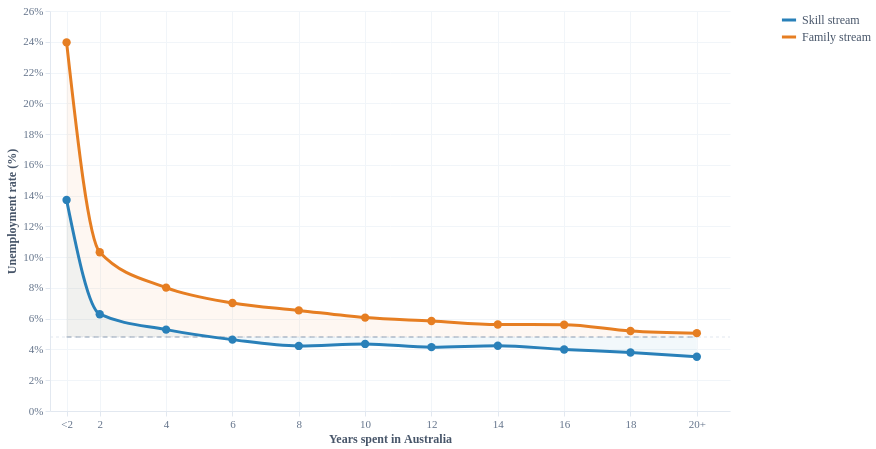

Vega-Lite specification stored for this chart:
### Vega-Lite specification from a JSON file in a GitHub repository (floating-point values rounded to 4 significant figures)
{"$schema": "https://vega.github.io/schema/vega-lite/v5.json", "width": 680, "height": 400, "background": "#ffffff", "config": {"view": {"stroke": null}, "font": "Georgia, serif", "axis": {"labelFont": "Georgia, serif", "titleFont": "Georgia, serif", "labelFontSize": 11, "titleFontSize": 12, "gridColor": "#f1f5f9", "gridWidth": 1, "domainColor": "#e2e8f0", "tickColor": "#e2e8f0", "labelColor": "#64748b", "titleColor": "#475569"}, "legend": {"labelFont": "Georgia, serif", "titleFont": "Georgia, serif", "labelFontSize": 12, "labelColor": "#475569"}}, "data": {"values": [{"x": 1, "xlabel": "<2 yrs", "rate": 13.72, "stream": "Skill stream"}, {"x": 1, "xlabel": "<2 yrs", "rate": 23.96, "stream": "Family stream"}, {"x": 1, "xlabel": "<2 yrs", "rate": 4.81, "stream": "Australian-born"}, {"x": 2, "xlabel": "2 yrs", "rate": 6.29, "stream": "Skill stream"}, {"x": 2, "xlabel": "2 yrs", "rate": 10.32, "stream": "Family stream"}, {"x": 2, "xlabel": "2 yrs", "rate": 4.81, "stream": "Australian-born"}, {"x": 4, "xlabel": "4 yrs", "rate": 5.29, "stream": "Skill stream"}, {"x": 4, "xlabel": "4 yrs", "rate": 8.02, "stream": "Family stream"}, {"x": 4, "xlabel": "4 yrs", "rate": 4.81, "stream": "Australian-born"}, {"x": 6, "xlabel": "6 yrs", "rate": 4.64, "stream": "Skill stream"}, {"x": 6, "xlabel": "6 yrs", "rate": 7.02, "stream": "Family stream"}, {"x": 6, "xlabel": "6 yrs", "rate": 4.81, "stream": "Australian-born"}, {"x": 8, "xlabel": "8 yrs", "rate": 4.23, "stream": "Skill stream"}, {"x": 8, "xlabel": "8 yrs", "rate": 6.54, "stream": "Family stream"}, {"x": 8, "xlabel": "8 yrs", "rate": 4.81, "stream": "Australian-born"}, {"x": 10, "xlabel": "10 yrs", "rate": 4.36, "stream": "Skill stream"}, {"x": 10, "xlabel": "10 yrs", "rate": 6.07, "stream": "Family stream"}, {"x": 10, "xlabel": "10 yrs", "rate": 4.81, "stream": "Australian-born"}, {"x": 12, "xlabel": "12 yrs", "rate": 4.15, "stream": "Skill stream"}, {"x": 12, "xlabel": "12 yrs", "rate": 5.85, "stream": "Family stream"}, {"x": 12, "xlabel": "12 yrs", "rate": 4.81, "stream": "Australian-born"}, {"x": 14, "xlabel": "14 yrs", "rate": 4.24, "stream": "Skill stream"}, {"x": 14, "xlabel": "14 yrs", "rate": 5.62, "stream": "Family stream"}, {"x": 14, "xlabel": "14 yrs", "rate": 4.81, "stream": "Australian-born"}, {"x": 16, "xlabel": "16 yrs", "rate": 4.0, "stream": "Skill stream"}, {"x": 16, "xlabel": "16 yrs", "rate": 5.61, "stream": "Family stream"}, {"x": 16, "xlabel": "16 yrs", "rate": 4.81, "stream": "Australian-born"}, {"x": 18, "xlabel": "18 yrs", "rate": 3.8, "stream": "Skill stream"}, {"x": 18, "xlabel": "18 yrs", "rate": 5.2, "stream": "Family stream"}, {"x": 18, "xlabel": "18 yrs", "rate": 4.81, "stream": "Australian-born"}, {"x": 20, "xlabel": "20+ yrs", "rate": 3.53, "stream": "Skill stream"}, {"x": 20, "xlabel": "20+ yrs", "rate": 5.06, "stream": "Family stream"}, {"x": 20, "xlabel": "20+ yrs", "rate": 4.81, "stream": "Australian-born"}]}, "encoding": {"x": {"field": "x", "type": "quantitative", "title": "Years spent in Australia", "axis": {"values": [1, 2, 4, 6, 8, 10, 12, 14, 16, 18, 20], "labelExpr": "datum.value === 1 ? '<2' : datum.value === 20 ? '20+' : datum.value + ''", "labelFontSize": 11, "titleFontSize": 12, "grid": true}, "scale": {"domain": [0.5, 21]}}, "y": {"field": "rate", "type": "quantitative", "title": "Unemployment rate (%)", "axis": {"labelExpr": "datum.value + '%'", "labelFontSize": 11, "titleFontSize": 12}, "scale": {"domain": [0, 26]}}}, "layer": [{"mark": {"type": "rule", "color": "#e2e8f0", "strokeWidth": 1, "strokeDash": [3, 3]}, "transform": [{"filter": "datum.stream === 'Australian-born' && datum.x === 1"}], "encoding": {"y": {"datum": 4.81}, "x": {"datum": 0.5}, "x2": {"datum": 21}}}, {"mark": {"type": "area", "interpolate": "monotone", "opacity": 0.06}, "transform": [{"filter": "datum.stream === 'Family stream'"}], "encoding": {"x": {"field": "x", "type": "quantitative"}, "y": {"field": "rate", "type": "quantitative"}, "y2": {"datum": 4.81}, "color": {"value": "#e67e22"}}}, {"mark": {"type": "area", "interpolate": "monotone", "opacity": 0.06}, "transform": [{"filter": "datum.stream === 'Skill stream'"}], "encoding": {"x": {"field": "x", "type": "quantitative"}, "y": {"field": "rate", "type": "quantitative"}, "y2": {"datum": 4.81}, "color": {"value": "#2980b9"}}}, {"mark": {"type": "line", "strokeWidth": 2, "interpolate": "monotone", "strokeDash": [5, 4], "opacity": 0.5}, "transform": [{"filter": "datum.stream === 'Australian-born'"}], "encoding": {"x": {"field": "x", "type": "quantitative"}, "y": {"field": "rate", "type": "quantitative"}, "color": {"value": "#94a3b8"}}}, {"params": [{"name": "highlight", "select": {"type": "point", "fields": ["stream"]}, "bind": "legend"}], "mark": {"type": "line", "strokeWidth": 3, "interpolate": "monotone"}, "transform": [{"filter": "datum.stream !== 'Australian-born'"}], "encoding": {"x": {"field": "x", "type": "quantitative"}, "y": {"field": "rate", "type": "quantitative"}, "color": {"field": "stream", "type": "nominal", "scale": {"domain": ["Skill stream", "Family stream"], "range": ["#2980b9", "#e67e22"]}, "legend": {"title": null, "orient": "right", "symbolType": "stroke", "symbolStrokeWidth": 3, "symbolSize": 200, "offset": 50}}, "opacity": {"condition": {"param": "highlight", "value": 1}, "value": 0.2}}}, {"params": [{"name": "hover", "select": {"type": "point", "on": "mouseover", "fields": ["x"], "nearest": true}}], "mark": {"type": "point", "filled": true, "size": 70, "strokeWidth": 1.5}, "transform": [{"filter": "datum.stream !== 'Australian-born'"}], "encoding": {"x": {"field": "x", "type": "quantitative"}, "y": {"field": "rate", "type": "quantitative"}, "color": {"field": "stream", "type": "nominal", "scale": {"domain": ["Skill stream", "Family stream"], "range": ["#2980b9", "#e67e22"]}, "legend": null}, "opacity": {"condition": {"param": "hover", "value": 1}, "value": 0.4}, "tooltip": [{"field": "xlabel", "title": "Time in Australia"}, {"field": "stream", "title": "Stream"}, {"field": "rate", "title": "Unemployment rate", "format": ".2f"}]}}, {"mark": {"type": "rule", "color": "#cbd5e1", "strokeWidth": 1}, "transform": [{"filter": {"param": "hover", "empty": false}}, {"filter": "datum.stream === 'Skill stream'"}], "encoding": {"x": {"field": "x", "type": "quantitative"}, "y": {"datum": 0}, "y2": {"datum": 26}}}]}
